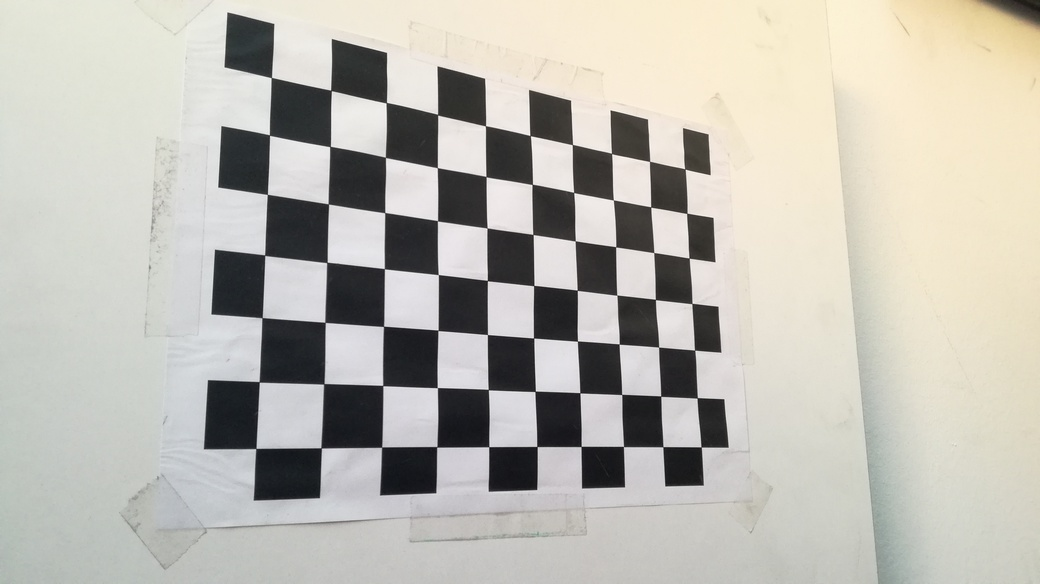
#> input picture Computer Vision, Image Processing/Camera calibration/images/calibration/image1.jpg, 1040 x 584 px; its folder holds only this picture in this run
$ jupyter execute --allow-errors 'Camera calibration.ipynb'
#> lines starting #> are read from the running program, lines starting #| are printed output that depends on the picture
# **9.1 Camera calibration**

In the previous notebooks we have learnt how 3D points are projected to image pixels through the *camera model*, using **a series of parameters** that do not depend on the position of the 3D points, but on the camera itself, such as the focal length $f$, the principal point coordinates $(u_0,v_0)$ or the position of the camera with respect to the `WORLD` reference system. These parameters are categorized in two sets:

The **intrinsic parameters** are constant and deal with the camera's internal characteristics. They include:
- its focal length ($f$),
- the skew ($k_x, k_y$) parameters,
- and the image center, a.k.a the coordinates of the principal point ($u_0, v_0$).

In turn, the **extrinsic parameters** may change and describe:
- its position ($\mathbf{t}$)
- and its orientation ($\mathbf{R}$) in the `WORLD` reference system.

The process of estimating the intrinsic and/or the extrinsic parameters of a vision system is called **camera calibration**. And that is what we are going to accomplish in this notebook.

Apart from this, there is a process we have not talked about yet in the previous notebooks, but which is of capital importance when dealing with generating images: **lens distortion**. We will address this topic in here too.

So, in summary, in this notebook we are going to learn about:
- lens distortion,
- a general procedure for calibration,
- using OpenCV to calibrate a camera.

## **Problem contex - Removing lens distortion**

All cameras have **radial distortion** because they use real lenses. In the mathematical derivation we presented in the previous notebook, we assumed that no distortion was affecting the image formation procedure and hence the light coming from a certain 3D point travelled **following a straight line**, passing through the optical center and eventually hitting the sensor plane. We could say that the lens in our model was **ideal**. In real life, though, the light gets distorted when passing through the lens and **changes its direction** before reaching to the sensor. This produces distortion in the captured image.

Of course, this distortion is sometimes desired (mostly for aesthetic reasons) but sometimes we need to compensate it in order to get a proper image. A typical example of high radial distortion is present in **action cameras** or **fish-eye cameras**.

<center>

</center>

As you can see in the image, **straight lines in the world are not straight in the image** due to the distortion. And such distortion is more severe in pixels further away from the center of the image (hence the term **radial** distortion).

Typically, the distortion degree is given by a pair of variables, which should also be included in the category of intrinsic parameters. The calibration process also has the aim of determining the value of such parameters so that we can eliminate the distortion, even if it is considerably severe.

In this notebook we will compute all the intrinsic parameters of your smartphone's camera, including the distortion ones, and use them to get a proper undistorted picture.

[cell 1]
from google.colab import drive
drive.mount('/gdrive')

[cell 2]
import numpy as np
import cv2
import matplotlib.pyplot as plt
import matplotlib
import scipy.stats as stats
import glob
matplotlib.rcParams['figure.figsize'] = (10.0, 10.0)

images_path = '/gdrive/My Drive/Colab Notebooks/Chapter 9. Camera calibration/images/'

## **9.1.1 Lens distortion**

Let's start by formally stating the model of the distortion.

All the cameras distort the image to some extent, including our smartphone's camera, but, obviously, fish-eye cameras and sport cameras have a bigger **radial distortion** because their lens are more convex. The use of more convex lenses is justified in these cases as they have a **wider field-of-view** and, therefore, they can capture a bigger part of the scene. Moreover, the smaller the focal length of camera, the bigger the lens distortion it will suffer!

In any case, we can define the camera distortion by this formula (this is called the *even-order polynomial model* or the Brown-Conrady model):$\\[10px]$

$$\begin{eqnarray}u_d & = & u_u + (u_u-u_0)(k_1 r^2 + k_2 r^4 + \ldots) \qquad (u_d, v_d) \; \; \text{distorted pixels}\\ v_d & = & v_u + (v_u-v_0)(k_1 r^2 + k_2 r^4 + \ldots) \qquad (u_u, v_u) \; \; \text{undistorted pixels}\end{eqnarray}\\[25px]$$ $$\text{with}\; r^2 = (u_u-u_0)^2+(v_u-v_0)^2$$

Note that the $r$ value stands for the **distance of the pixel to the center of the image**. In this model, the distortion degree is given by the distortion parameters ($k_1,\ k_2, \ldots$), creating a **non-linear expression of the distortion**, which, depending on the sign of $k_1$ can produce two distorted shapes, namely **pincushion and barrel**.$\\[10px]$

<center>

</center>

As you can see, straight lines curve in the image due to the distortion.

There exists another type of distortion called **tangential**, but it appears manily due to small **manufacturing defects leading to the lens and the camera sensor not being parallel**. As it is not directly related to the physical properties of lenses, we will not address this kind in this notebook, we will only mention it:$\\[10px]$

<center>

</center>

So, the idea for removing the radial distortion is to **compute (through camera calibration) the distortion parameters** and, then, having the distorted pixels $(u_d,v_d)$, and the calibration output $(u_0,v_0)$ and $(k_1, k_2, \ldots)$, we can find a solution for the undistorted pixels $(u_u,\ v_u)$.

For that, the best approach is to use the so-called **division model** to get the undistorted coordinates:

$$u_u = u_0 + \frac{u_d - u_0}{1 + k'_1 r^2 + k'_2 r^4 + \ldots } \qquad v_u = v_0 + \frac{v_d - v_0}{1 + k'_1 r^2 + k'_2 r^4 + \ldots }$$

Note that these distortion parameters $(k'_1, k'_2, \ldots)$ in here are not exactly the same as those in the Brown-Conrady equation, and $r'^2 = (u_d-u_0)^2+(v_d-v_0)^2$.

Finally, note that the **number of distortion parameters should be more than only two**, but in general the parameters related to higher orders of the radial distance are small enough to not induce a strong impact in the process of removing distortion, unless we are working in applications that need extremely precise undistorted images.

### **<font color="green">ASSIGNMENT #1</font>**

Imagine we are using a sport camera with a severe radial distortion and the intrinsic parameters are provided in the camera's documentation. **Compute the distorted coordinates** for these pixels using the Brown-Conrady model:
- $(0,0)$
- $(200,200)$
- $(400,400)$

knowing that the intrinsic parameters of this camera are:
- $k_1 = -2.98786806·10^{-06}$
- $k_2 = 4.90775450·10^{-13}$
- $(u_0,v_0) = (303, 244)$.

[cell 3]
# ASSIGNMENT 1
# Exercise data
k1, k2 = -2.98786806e-06,  4.90775450e-13
u0, v0 = 303, 244

# Write your code here!
undistorted = np.array([[0, 200, 400],
                        [0, 200, 400]], dtype = np.float64)
distorted = np.zeros_like(undistorted)

# compute 'distorted'
# ...

print(np.round(distorted,1))

#### **<font color=red><b>Expected output</b></font>**

     [133.6.  203.9  390.3]
     [107.6   201.6  384.4]

Now use this snippet of code to illustrate how a regular grid of undistorted points would look because of the distortion

[cell 4]
nx, ny = (50, 50)
x = np.linspace(0, 640, nx)
y = np.linspace(0, 480, ny)
xv, yv = np.meshgrid(x, y)
undistorted = np.array([[xv],[yv]], dtype = np.float64)
distorted = np.zeros_like(distorted)

# Compute the 'distorted' similarly to the previous assignment
# ...


# Prepare figure
fig = plt.figure()
ax = fig.gca()

# Plot points
ax.set_title('DISTORTED (red) vs UNDISTORTED (blue)')
ax.scatter(distorted[0,:], distorted[1,:], color = "red" )
ax.scatter(undistorted[0,:], undistorted[1,:], color = "blue" )
ax.axis('equal')
ax.invert_yaxis() # to make the plot show the 'y' axis downwards
fig.show();
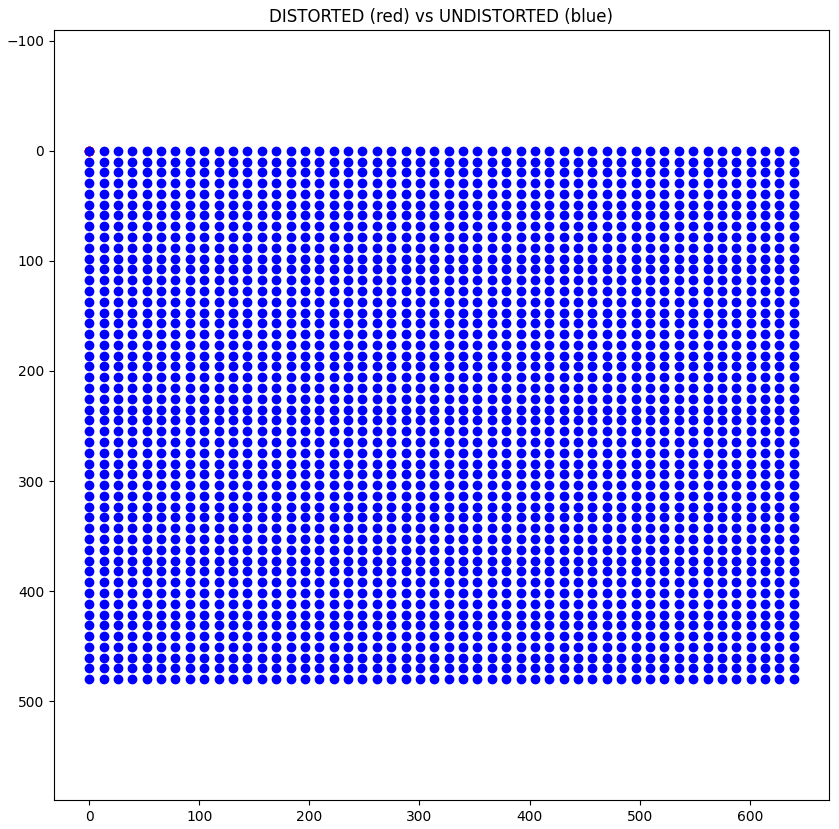
#> figure drawn by matplotlib, 1 panel

#### **<font color=red><b>Expected output</b></font>**
<center>
$\\[5pt]$
</center>

## **9.1.2 Camera calibration**

The process of camera calibration implies determining a certain matrix $\mathbf{P}_{3\times4}$, which allows to compute the projection $\bf{m}' = [u\ v]^\texttt{T}$ on the image (in pixels) of any world point $\bf{M} = [X\ Y\ Z]^\texttt{T}$ in space:

$$\lambda\bf{\tilde{m}'}= \begin{bmatrix} \lambda u \\ \lambda v \\ \lambda \end{bmatrix} = \bf{P\tilde{M}} = \begin{bmatrix} p_{11} & p_{12} & p_{13} & p_{14} \\ p_{21} & p_{22} & p_{23} & p_{24} \\ p_{31} & p_{32} & p_{33} & p_{34} \end{bmatrix} \begin{bmatrix} X \\ Y \\ Z \\ 1 \end{bmatrix} \\[30pt]$$

$$u= \frac{p_{11}X + p_{12}Y + p_{13}Z + p_{14}}{p_{31}X + p_{32}Y + p_{33}Z + p_{34}} \qquad \qquad v= \frac{p_{21}X + p_{22}Y + p_{23}Z + p_{24}}{p_{31}X + p_{32}Y + p_{33}Z + p_{34}}$$

If you recall from the last notebook, this matrix includes both the calibration matrix $\mathbf{K}$ and the homogeneous transformation between the `CAMERA` and the `WORLD` reference systems:

$$\bf{P = K[R\ t]}\\[10pt]$$

But we want to **explicitly compute** these two elements separately, that is:

- the **camera pose** $(\mathbf{R}, \mathbf{t})$, which includes **6 extrinsic parameters** ($t_x,\ t_y,\ t_z,\ \text{yaw},\ \text{pitch},\ \text{roll}$):$\\[5pt]$

$$\bf{[R\ t]} = \begin{bmatrix} r_{11} & r_{12} & r_{13} & t_x\\ r_{21} & r_{22} & r_{23} & t_y\\ r_{31} & r_{32} & r_{33} & t_z \end{bmatrix}\\[10pt]$$

- the **camera intrinsic parameters** ($f,\ k_x,\ k_y,\ u_0,\ v_0$):$\\[5pt]$

$$K = \begin{bmatrix} fk_x & 0 & u_0\\ 0 & fk_y & v_0 \\ 0 & 0 & 1 \end{bmatrix}\\[10pt]$$

Aditionally, we want to determine **two radial distortion parameters** ($k_1, \ k_2$):$\\[5pt]$

$$\begin{eqnarray}
u_u & \approx & u_0 + \frac{u_d - u_0}{1 + k_1 r^2 + k_2 r^4}\\ v_u & \approx & v_0 + \frac{v_d - v_0}{1 + k_1 r^2 + k_2 r^4}
\end{eqnarray}$$

However, since $(\mathbf{R}, \mathbf{t})$ change as the camera moves, camera calibration generally refers to computing the matrix $\mathbf{K}$, and the distortion parameters $(k_1,k_2)$.

### **General procedure for calibration**

**$\rightarrow$ Step 1. Get a set of known 3D points** $\mathbf{M}_i$ (the more the better):

To get a set of 3D points $\mathbf{M}_i$, a **calibration pattern** is employed. This pattern should be easily identificable on the image (typically a chessboard is employed), and the 3D points must not be in a single plane (several planes are needed).$\\[8pt]$

<center>
$\\[5pt]$
</center>

**$\rightarrow$ Step 2. Provide their projections on the image** $\mathbf{m}_i$ (in pixels):

For this, we first detect the corners of the squares in the pattern (e.g. using the Harris detector). Then, we set the pairs ($\mathbf{M}_i,\ \mathbf{m}_i$) based on the 2D ordered list of corners detected (the number of columns and rows of the patterns is known beforehand).$\\[8pt]$

<center>
$\\[5pt]$
</center>

**$\rightarrow$ Step 3. Apply the camera model to estimate the parameters** $\mathbf{K},\ \mathbf{R},\ \mathbf{t}$ that best solve for the matches between the corresponding pairs ($\mathbf{M}_i,\ \mathbf{m}_i$)

This is the more complex step and there exist many alternatives, being the most popular:

- The Direct Linear Transformation (DLT)
- The Zang's method

## **9.1.3 Calibration Coding**

Now we are going to use **openCV for calibrating our smartphone camera** (or the examples provided in `/images/calibration` if you prefer). When we calibrate a camera, the distortion parameters of the camera are also determined. With them, it is possible to remove the radial distortion of camera images (usually for smartphone cameras is barely unnoticeable, but you can use a sport camera if you have one).

Fortunately for us **OpenCV already defines a calibration method** [cv2.calibrateCamera](https://docs.opencv.org/4.2.0/d9/d0c/group__calib3d.html#ga3207604e4b1a1758aa66acb6ed5aa65d), which implements a **variant of the Zhang's method**. But first, as explained above, we need a **calibration pattern** with the picture of the checkerboard. In the classroom it will be provided to you but you can always print [one](https://www.google.com/search?q=camera+calibration+pattern&tbm=isch&ved=2ahUKEwi56NbFsqTpAhWO1uAKHXlVAIAQ2-cCegQIABAA&oq=camera+calibration+pattern&gs_lcp=CgNpbWcQAzICCAAyBggAEAgQHjIGCAAQCBAeMgQIABAYOgQIIxAnOgQIABBDUMIyWMdTYP5UaAJwAHgAgAFbiAGuEJIBAjI4mAEAoAEBqgELZ3dzLXdpei1pbWc&sclient=img&ei=nGG1XrmqPI6tgwf5qoGACA&bih=951&biw=1853&client=ubuntu&hs=qxl&hl=en) for calibrating your camera at home.

Let's start!

1. Move either the calibration pattern or the camera to capture a set of **several images of the pattern** from different perspectives.

2. Then, we will have to **detect the corners** (e.g. using the Harris corner detector) of all images. Fortunately, openCV defines a optimized method [cv2.findChessboardCorners](https://docs.opencv.org/4.2.0/d9/d0c/group__calib3d.html#ga93efa9b0aa890de240ca32b11253dd4a), which automatically detects the corners of the pattern.

3. These corners will **have to be matched with the pixels coordinates without perspective** for calculating the homographies (remember when you matched the points of the football field to the corners of a rectangle?). As an example, if we detect the second corner of the third column in the pattern, we will have to match the pixel detected by `cv2.findChessboardCorners` with a multiple of $(1,2)$.

4. Provide the **mapping of the corners** of the pattern images as the input of the `cv2.calibrateCamera` method, which **directly returns the intrinsic parameters and the radial and tangential distortion parameters!**.

5. **Once we have the intrinsic parameters** we will call the [cv2.undistort](https://docs.opencv.org/4.2.0/d9/d0c/group__calib3d.html#ga69f2545a8b62a6b0fc2ee060dc30559d) method, which implements an **iterative algorithm** to remove the distortion of the image by calculating the normalized original point coordinates from the normalized distorted point coordinates (*normalized* means that the coordinates do not depend on the camera matrix).

**Well, let's give it a go, but step by step!**

### **<font color="green">ASSIGNMENT #2a</font>** (GIVEN)

First, we are going to **define the matrix containing the object points**, which is a matrix with size $(\text{corners}\times3)$. This matrix contains the ideal coordinates of the corners in a non-perspective image of the pattern (necessary for obtaining the homographies). **This will be our ideal image of the pattern**.

As the corners will be detected using `cv2.findChessboardCorners`, the order of the corners is fixed, and should be like this:

$$[(0,0,0),\ (1,0,0),\ (2,0,0),\ \ldots ,\ (\text{n_cols}, \text{n_rows},0)]$$

Take into account that the corners we will detect are the **inner corners of the pattern**.

So, our first task is to build a matrix like this (the third column is mandatory):

[cell 5]
# ASSIGNMENT #2a
# Write your code here!
# Pattern corners
import numpy
n_cols, n_rows = 12, 13
objp = np.zeros((n_cols*n_rows,3), dtype= np.float32)

for y in range(n_rows):
  for x in range(n_cols):
    objp[y*n_cols+x,0] = x
    objp[y*n_cols+x,1] = y
#> `img = cv2.imread(images + str(file+1) + '.jpg', 0)`:
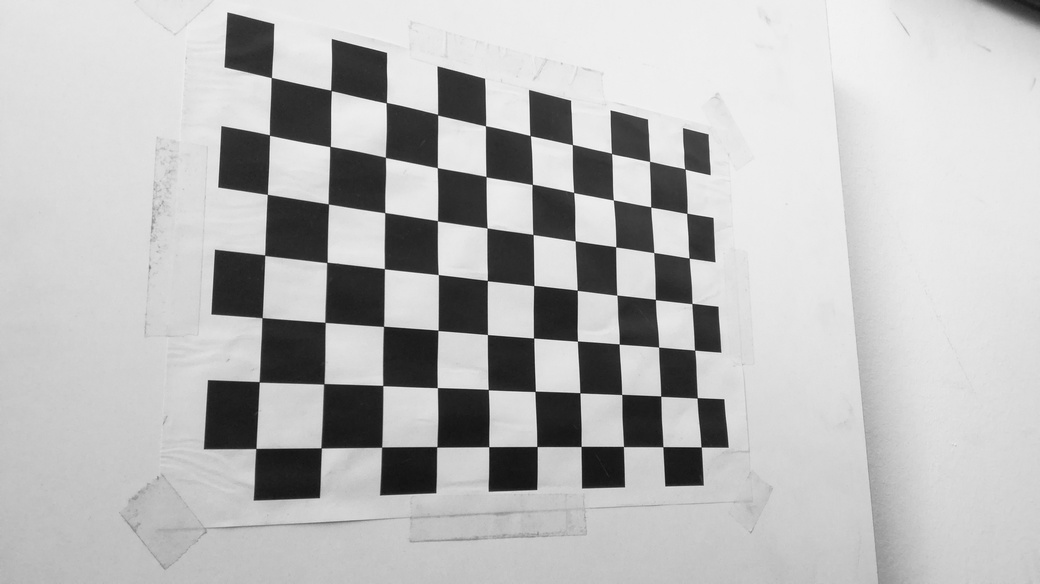
#> img: shape (584, 1040); min 16, max 255, mean 185.9
#> `ret, det_corner = cv2.findChessboardCorners(img, size)`: ret = False; det_corner = None

print(objp)

#### **<font color=red><b>Expected output</b></font>**
(this is for a $n_{cols} = 12, n_{rows} = 13$ corners pattern, adapt these numbers to your own pattern)

    [[ 0.  0.  0.]
     [ 1.  0.  0.]
     [ 2.  0.  0.]
     [ 3.  0.  0.]
           .
           .
           .
     [ 8. 12.  0.]
     [ 9. 12.  0.]
     [10. 12.  0.]
     [11. 12.  0.]]

### **<font color="green">ASSIGNMENT #2b</font>**

Now, we will **detect the corners of all the images** contained in `./images/calibration/` (or your own images, if you prefer) using the `findChessboardCorners` method, which takes a grayscale image as input as well as the number of rows and columns of corners that our pattern has. It returns a boolean value, which indicates whether the pattern was found in the image or not.

> <font color="orange">**Note:** If you use your own pictures, **do not compress them**, as it happens, for instance, when they are shared via WhatsApp.</font>

If the corners are found correctly, we will establish a map between the detected coordinates and the ideal ones, as that is the input that the `cv2.calibrateCamera` method takes. Besides, if you want to check that the corners have been detected in a correct way, you can draw them on the image using [drawChessboardCorners](https://docs.opencv.org/4.2.0/d9/d0c/group__calib3d.html#ga6a10b0bb120c4907e5eabbcd22319022) and, then, show the image.

So, in summary, this is what you need to do:
- **define two lists**, one for storing the detected corners and the other one for storing the "ideal" coordinates of the points in the pattern (i.e. that matrix you created in the **assignment 2a**). *Note: each element of this list will be also a list with the points corresponding to each valid image.*
- for each image, **try to find the corners** of the checkerboard using `findChessboardCorners` and, if the result is valid, add it to the first list. Note that this process will not be always succesfull because the pattern might not be clearly visible!, hence checking the result of the method.
- add a copy of the **ideal corners matrix** you created before to the second list. This way we have a duple "detected points" $\rightarrow$ "ideal points" for the homography computation for each image where the pattern has correctly been detected.

[cell 6]
# ASSIGNMENT 2b
# Write your code here!
# Read images names
images  = './images/calibration/' + 'image'
objpoints  = []
imgpoints  = []
ideal_corners = []
size=(n_cols, n_rows)

# Find corners in each pattern
#> (the rest of this cell did not finish here and is left out)
